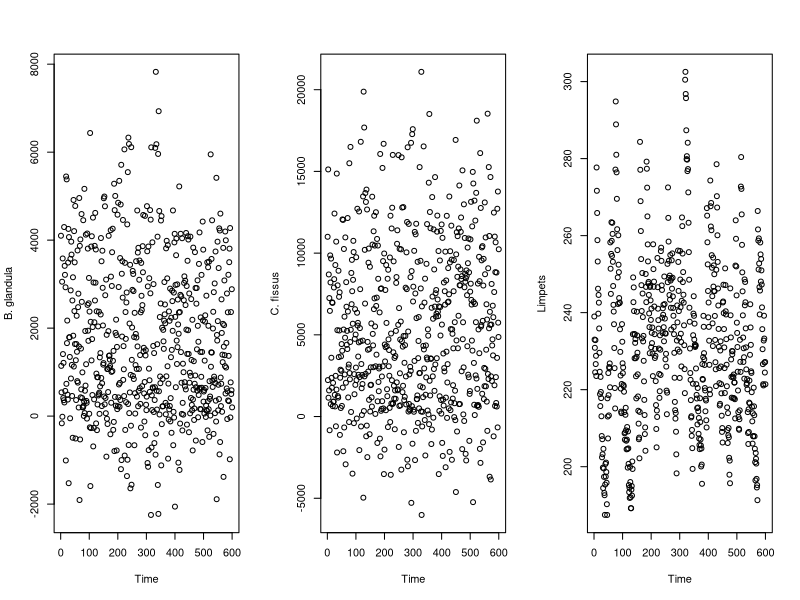
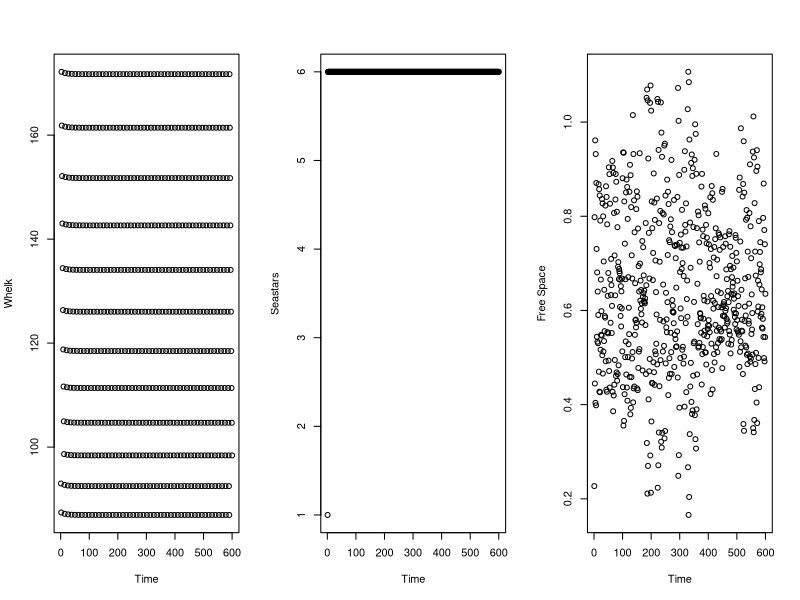
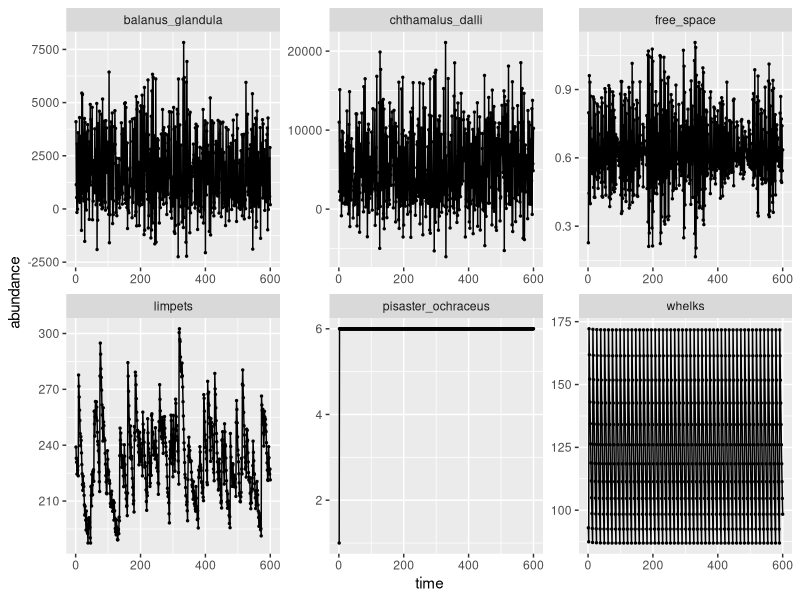

The R source for these figures, in order:
## implemented model from forde & doak 2004
## formulation and parameters follow from the paper, modified in other file

do.free.space.calculation <- function(T, B, size.B, C, size.C, L, size.L) {
  # T = total area
  # B is the population size of Balanus glandula
  # size.B = average size of adult B. glandula
  # C is population size of Chthamalus fissus/dalli
  # size.C = average size of C. fissus/dalli
  # L is population size of limpets
  # size.L = average size of an adult limpet
  F <- T - (B*size.B + C*size.C + L*size.L)
  return(F)
}

# for barnacles and limpets
do.potential.recruitment <- function(F, size.x, size.recruit.x, larvae.x) {
  # F is the amount of free space on the rock
  # size.x is the average size (e.g. size.B, size.C, or size.L)
  # size.recruit.x is the size of a recruit
  # larvae.x is the number of settling larvae of species x
  L <- (F/size.x)*(1-exp(-size.recruit.x*larvae.x/F))
  return(L)
}

do.actual.recruitment <- function(F, L, L.B, size.B, L.C, size.C, L.L, size.L) {
  # NOTE THIS EQUATION IS DIFFERENT FROM IN THE TEXT--DON'T KNOW WHAT S IS
  # L.B is potential recruits of B. glandula
  # L.C is potential recruits of C. fissus/dalli
  # L.L is potential recruits of limpets
  # size.B = average size of adult B. glandula
  # size.C = average size of C. fissus/dalli
  # size.L = average size of an adult limpet
  R <- F*L / (L.B*size.B + L.C*size.C + L.L*size.L)
  return(R)
}

do.population.size.barnacles <- function(S, p.whelk, W.prev, X.prev, S.r, R, p.star, P.prev) {
  # S is survivorship (before whelk predation)
  # p.whelk is the encounter rate of barnacles by whelks
  # W.prev is the whelk population size in the previous month
  # X.prev is the barnacle population size in the previous month
  # S.r is the survivorship of recruits
  # R is the number of recruits
  # p.star is the encounter rate of barnacles by sea stars
  # P.prev is the whelk population size in the previous month
  X <- S*(1-p.whelk*W.prev-p.star*P.prev)*X.prev + S.r*R
  return (X)
}

do.population.size.limpets <- function(S, L.prev, S.r, R, delta) {
  # S is survivorship
  # L.prev is the limpet population size in the previous month
  # S.r is the survivorship of recruits
  # R is the number of recruits
  # delta is density-dependence 
  L <- S*L.prev + S.r*R*exp(delta*L.prev)
  return(L)
}

do.population.size.whelks <- function(W.prev, 
                                      #W.feeding, 
                                      S, 
                                      R) {
  # W.prev is whelk population size in the previous month
  # p is per capita predation rate
  # B.prev is the B. glandula population
  # C.prev is the C. fissus/dalli population
  # R is the recruitment rate
  # S is the survival rate
  # W.feeding is food intake
  
  # note that the functional form of this population model is unclear
  # from the manuscript. Alternate model forms could be:
  W <- W.prev * S + R
  # W <- W.prev * W. feeding + R
  # W <- W.prev*W.feeding*S + R
  
  return(W)
}

do.whelk.recruitment <- function(avg.C, avg.B, p, Y, W.prev, B.prev, C.prev) {
  # avg.C is the average number of C. fissus/dalli from April through June
  # avg. B is the average number of B. glandula from April through June
  # p is the per capita predation rate
  R <- (avg.C + avg.B)*3*p*Y*W.prev*(B.prev+C.prev)
  if (R > 90) {
    # note that if the max. recruitment rate is not set, then
    # whelk recruitment becomes very large very quickly
    R <- 90
  }
  return(R)
}

do.population.size.seastar <- function(S, P.prev, R) {
  # S is seastar adult survival
  # P.prev is previous seastar population size
  
  # note that there is a typo in equation 7 in Forde & Doak appendix 
  # where "P.prev" (= P at time t-1) is incorrectly included as 
  # P at time t+1
  
  P <- S*P.prev + survival.recruit.P*R
  if (P > 6) {
    P <- 6
  }
  if(P<0) {
    P <- 0
  }
  return(P)
}

# ----------------------------------------------------------------------------------------------------
# model parameters
size.B <- .000098
size.C <- .000032
size.L <- .00008

size.recruit.B <- .000003
size.recruit.C <- .000003
size.recruit.L <- .000003
  
survival.B <- .7
survival.C <- .7
survival.L <- .97
survival.W <- .94
survival.P <- .992


survival.recruit.B <- .7
survival.recruit.C <- .7
survival.recruit.L <- .88
survival.recruit.P <- .998

delta <- -.02 # density dependence for limpets
p.whelk <- .01 # per capita whelk predation rate
Y <- .01 # whelk conversion rate
p.seastar <- .007 # per capita whelk predation rate

T <- 1

# ----------------------------------------------------------------------------------------------------
# Initial conditions

years <- 50
timesteps <- years*12
month <- rep(c("Apr", "May", "Jun", "Jul", "Aug", 
               "Sep", "Oct", "Nov", "Dec", "Jan", "Feb", "Mar"), years)
summer <- c("Apr", "May", "Jun", "Jul", "Aug", "Sep")
winter <- c("Oct", "Nov", "Dec", "Jan", "Feb", "Mar")

B <- C <- L <- W <- P <- F <- rep(NA, timesteps)
B[1] <- 4100
C[1] <- 11000
#B[1] <- 0
#C[1] <- 0
L[1] <- 239
W[1] <- 93
P[1] <- 1

F[1] <- do.free.space.calculation(T=T, B=B[1], size.B=size.B, C=C[1], 
                                  size.C=size.C, L=L[1], size.L=size.L)

B.mean <- 50000
B.stdev <- sqrt(3.24*10^10)
location.B <- log(B.mean^2 / sqrt(B.stdev^2 + B.mean^2))
shape.B <- sqrt(log(1 + (B.stdev^2 / B.mean^2)))

C.mean <- 30000
C.stdev <- sqrt(3.6*10^9)
location.C <- log(C.mean^2 / sqrt(C.stdev^2 + C.mean^2))
shape.C <- sqrt(log(1 + (C.stdev^2 / C.mean^2)))

L.mean <- 3000
L.stdev <- sqrt(2.8*10^7)
location.L <- log(L.mean^2 / sqrt(L.stdev^2 + L.mean^2))
shape.L <- sqrt(log(1 + (L.stdev^2 / L.mean^2)))

P.mean <- 3800
P.stdev <- sqrt(3.7*10^7)
location.P <- log(P.mean^2 / sqrt(P.stdev^2 + P.mean^2))
shape.P <- sqrt(log(1 + (P.stdev^2 / P.mean^2)))

for (t in 2:timesteps) {
  B.potential.recruits <- do.potential.recruitment(F=F[t-1], size.x=size.B, size.recruit.x=size.recruit.B, 
                                         larvae.x=rlnorm(n=1, location.B, shape.B))
  C.potential.recruits <- do.potential.recruitment(F=F[t-1], size.x=size.C, size.recruit.x=size.recruit.C, 
                                         larvae.x=rlnorm(n=1, location.C, shape.C))
  L.potential.recruits <- do.potential.recruitment(F=F[t-1], size.x=size.L, size.recruit.x=size.recruit.L, 
                                         larvae.x=rlnorm(n=1, location.L, shape.L))

  # note that there are more recruits than potential recruits :(
  B.recruits <- do.actual.recruitment(F=F[t-1], L= B.potential.recruits, L.B=B.potential.recruits, 
                                      size.B=size.B, L.C=C.potential.recruits, size.C=size.C,
                                      L.L=L.potential.recruits, size.L=size.L)
  C.recruits <- do.actual.recruitment(F=F[t-1], L= C.potential.recruits, L.B=B.potential.recruits, 
                                      size.B=size.B, L.C=C.potential.recruits, size.C=size.C,
                                      L.L=L.potential.recruits, size.L=size.L)
  L.recruits <- do.actual.recruitment(F=F[t-1], L= L.potential.recruits, L.B=B.potential.recruits, 
                                      size.B=size.B, L.C=C.potential.recruits, size.C=size.C,
                                      L.L=L.potential.recruits, size.L=size.L)
  P.recruits <- rlnorm(n=1, location.P, shape.P)
  
  # make sure that we only recruit as many as we have
  if (B.potential.recruits > B.recruits) {B.recruits <- B.potential.recruits}
  if (C.potential.recruits > C.recruits) {C.recruits <- C.potential.recruits}
  if (L.potential.recruits > L.recruits) {L.recruits <- L.potential.recruits}
  
  B[t] <- do.population.size.barnacles(S=survival.B, p.whelk=p.whelk, W.prev = W[t-1], X.prev=B[t-1],
                                       S.r = survival.recruit.B, R=B.recruits, p.star=p.seastar, P.prev=P[t-1])
  C[t] <- do.population.size.barnacles(S=survival.C, p.whelk=p.whelk, W.prev = W[t-1], X.prev=C[t-1],
                                       S.r = survival.recruit.C, R=C.recruits, p.star=p.seastar, P.prev=P[t-1])
  L[t] <- do.population.size.limpets(S=survival.L, L.prev=L[t-1], S.r=survival.recruit.L, R=L.recruits, delta=delta)
 
  if(month[t] == "Jun") {
    W.recruits <- do.whelk.recruitment(avg.C=mean(c(C[t], C[t-1], C[t-2])), 
                                       avg.B=mean(c(B[t], B[t-1], B[t-2])),
                                       p=p.whelk, Y=Y, W.prev=W[t-1], B.prev=B[t], C.prev=C[t])   
  } else {
    W.recruits <- 0
  }
  
  ## Include this if using form of whelk population model that depends 
  ## on barnacle population size
  
  # if(month[t] %in% summer) {
  #   W.feeding <- p.whelk*(B[t-1]+C[t-1]) / (1+ (p.whelk*(B[t-1]+C[t-1])))
  # } else {
  #   W.feeding <- p.whelk*(B[t-6]+C[t-6]) / (1+ (p.whelk*(B[t-6]+C[t-6])))
  # }
  
  W[t] <- do.population.size.whelks(W.prev=W[t-1],
                                    #W.feeding = W.feeding, 
                                    S = survival.W,
                                    R=W.recruits)
  
  P[t] <- do.population.size.seastar(S=survival.P, P.prev=P[t-1], R=P.recruits)
  
  F[t] <- do.free.space.calculation(T=T, B=B[t], size.B=size.B, C=C[t], 
                                    size.C=size.C, L=L[t], size.L=size.L)

}

## plot results in base R
quartz(width=8, height=4)
par(mfrow=c(1,3))
plot(B, xlab="Time", ylab="B. glandula")
plot(C, xlab="Time", ylab="C. fissus")
plot(L, xlab="Time", ylab="Limpets")

quartz(width=6, height=4)
par(mfrow=c(1,3))
plot(W, xlab="Time", ylab="Whelk")
plot(P, xlab="Time", ylab="Seastars")
plot(F, xlab = "Time", ylab = "Free Space")

## plot ggplot results
library(tidyverse)
fd_results <- tibble(time = seq(1:length(B)),
                     balanus_glandula = B,
                     chthamalus_dalli = C,
                     limpets = L,
                     whelks = W,
                     pisaster_ochraceus = P,
                     free_space = F)
plot.new()
fd_results %>%
  gather(balanus_glandula:free_space, key = "species", 
         value = "abundance") %>%
  ggplot(aes(x = time, y = abundance)) +
  geom_point(size = 0.5) +
  geom_line() + 
  facet_wrap(~species, scales = "free")


